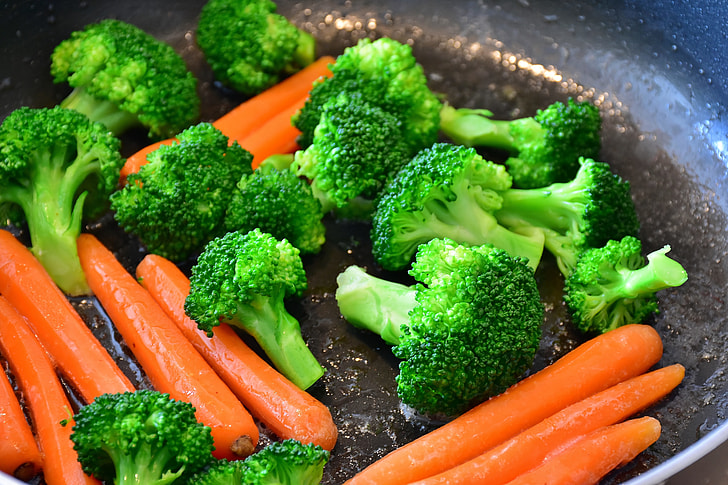
#> input picture cv_and_ml_with_python_and_opencv/img3.jpg, 728 x 485 px
$ jupyter execute cv_ml_3_2.ipynb
#> lines starting #> are read from the running program, lines starting #| are printed output that depends on the picture; after the words box and inside, x2 and y2 are one past the last pixel; in counts of white or black regions, pixels touching at a corner belong together
[cell 1]
import cv2
from pathlib import Path
import numpy as np
import matplotlib.pyplot as plt

img1 = cv2.imread('./img3.jpg')
#> img1 is the input picture: shape (485, 728, 3); mean B, G, R 49.4, 110.4, 103.9
img1_gray = cv2.cvtColor(img1, cv2.COLOR_BGR2GRAY)
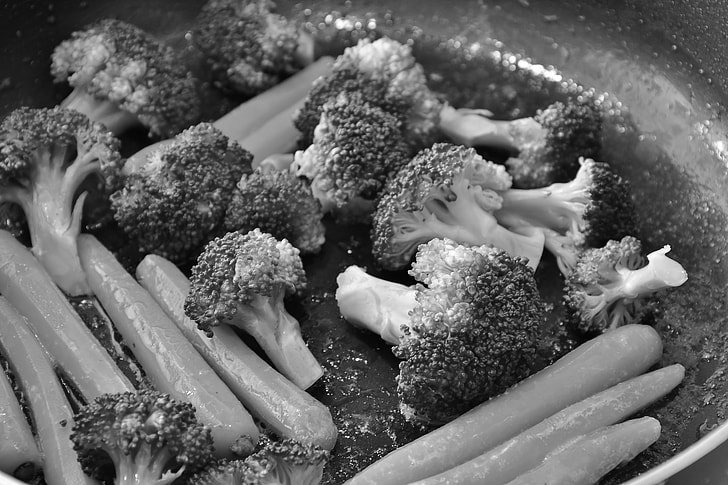
#> img1_gray: shape (485, 728); min 0, max 255, mean 101.5
keyPoint = cv2.goodFeaturesToTrack(img1_gray, 25, 0.01, 10)
#> keyPoint = 25 rows, first 8: [348, 251], [355, 359], [365, 361], [370, 458], [415, 262], [665, 254], [328, 394], [401, 413]
keyPoint = np.int64(keyPoint)
img2 = cv2.cvtColor(img1_gray, cv2.COLOR_GRAY2BGR)
for i in keyPoint:
    x, y = i.ravel()
    cv2.circle(img2, (x, y), 5, (0, 0, 255))
#> this loop made 25 passes
#> (x, y) on passes 1 to 12: (348, 251), (355, 359), (365, 361), (370, 458), (415, 262), (665, 254), (328, 394), (401, 413), (561, 323), (356, 373), (342, 380), (330, 362)
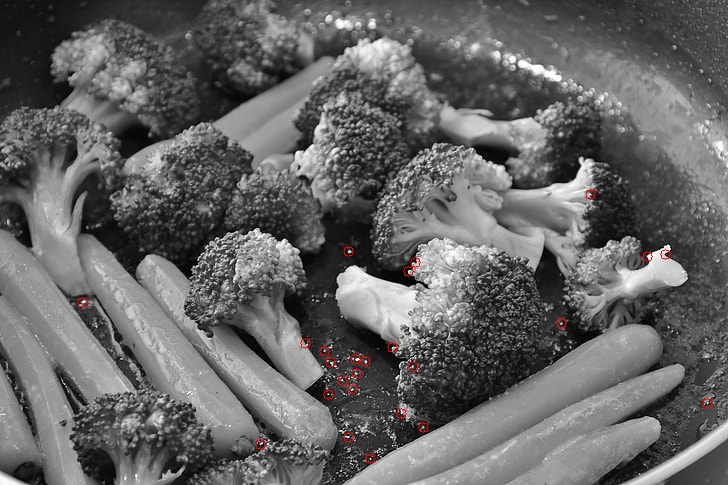
#> img2: shape (485, 728, 3); mean B, G, R 101.3, 101.3, 101.8
# cv2.imshow('goodToTrack', img2)
plt.figure(figsize=(10, 8))
plt.subplot(2, 3, 1)
plt.imshow(img2)
plt.title('goodToTrack')
plt.axis('off')

sift = cv2.xfeatures2d.SIFT_create()
# surf = cv2.xfeatures2d.SURF_create()
fast = cv2.FastFeatureDetector_create()
orb = cv2.ORB_create()
methods = [(sift, 'sift', 2),
        #    (surf, 'surf'),
           (fast, 'fast', 3),
           (orb, 'orb', 4)]
# [5 lines of commented-out code are left out]

for (method, name, subplot_idx) in methods:
    print(name)
    keyPoint = method.detect(img1_gray, None)
    res = cv2.drawKeypoints(img1_gray, keyPoint, img1.copy())
    res_rgb = cv2.cvtColor(res, cv2.COLOR_BGR2RGB)

    plt.subplot(2, 3, subplot_idx)
    plt.imshow(res_rgb)
    plt.title(name)
    plt.axis('off')
#> this loop made 3 passes
#> name on passes 1 to 3: 'sift', 'fast', 'orb'
#| sift
#| fast
#| orb
#> pass 1, `res = cv2.drawKeypoints(img1_gray, keyPoint, img1.copy())`:
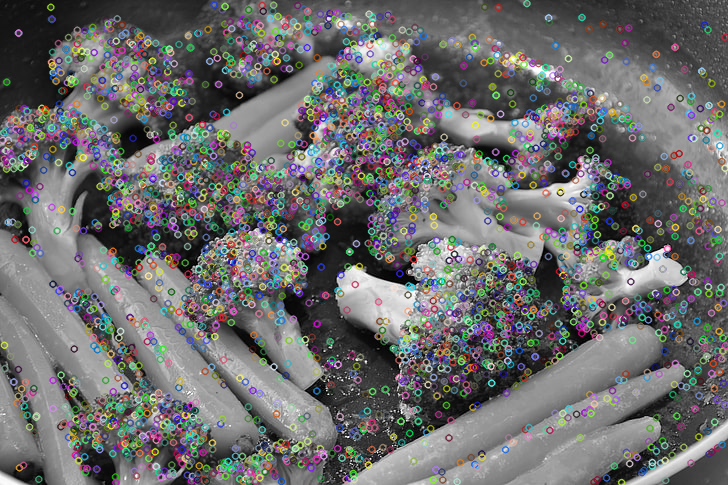
#> res: shape (485, 728, 3); mean B, G, R 107.6, 107.6, 107.4
#> pass 2, `res = cv2.drawKeypoints(img1_gray, keyPoint, img1.copy())`:
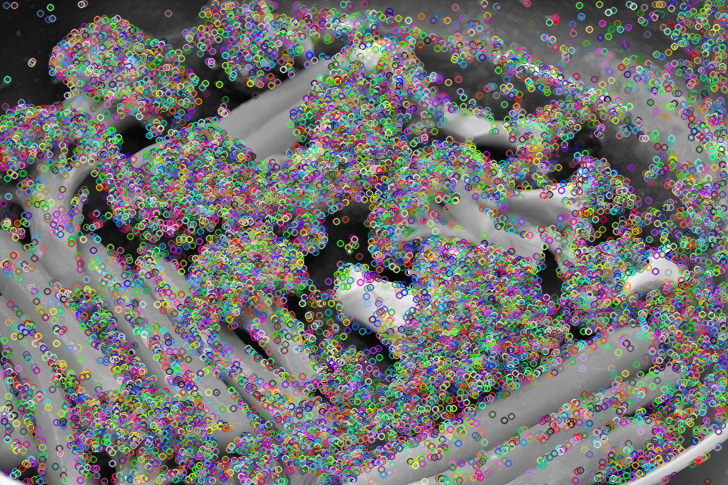
#> res: shape (485, 728, 3); mean B, G, R 114.4, 115.1, 115.5
#> after the loop:
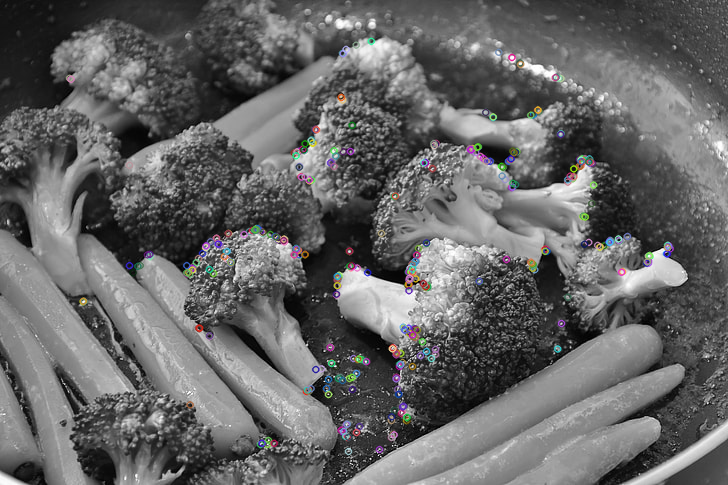
#> res: shape (485, 728, 3); mean B, G, R 102.1, 101.9, 102

plt.tight_layout()
plt.show()
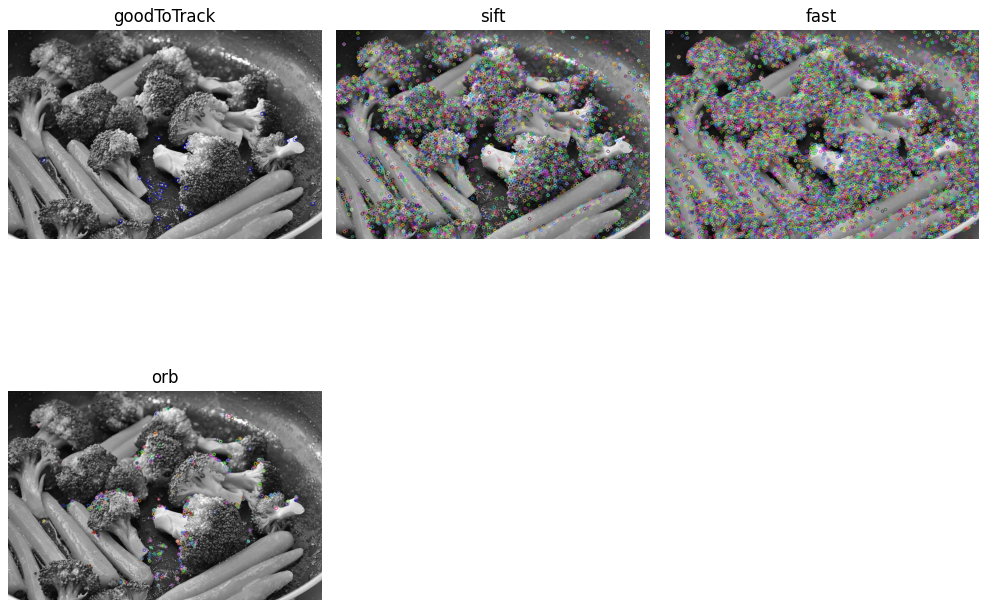
#> figure drawn by matplotlib, 4 panels; B, G, R data is drawn as R, G, B

$ run again, with cv_and_ml_with_python_and_opencv/img1.jpg copied over cv_and_ml_with_python_and_opencv/img3.jpg
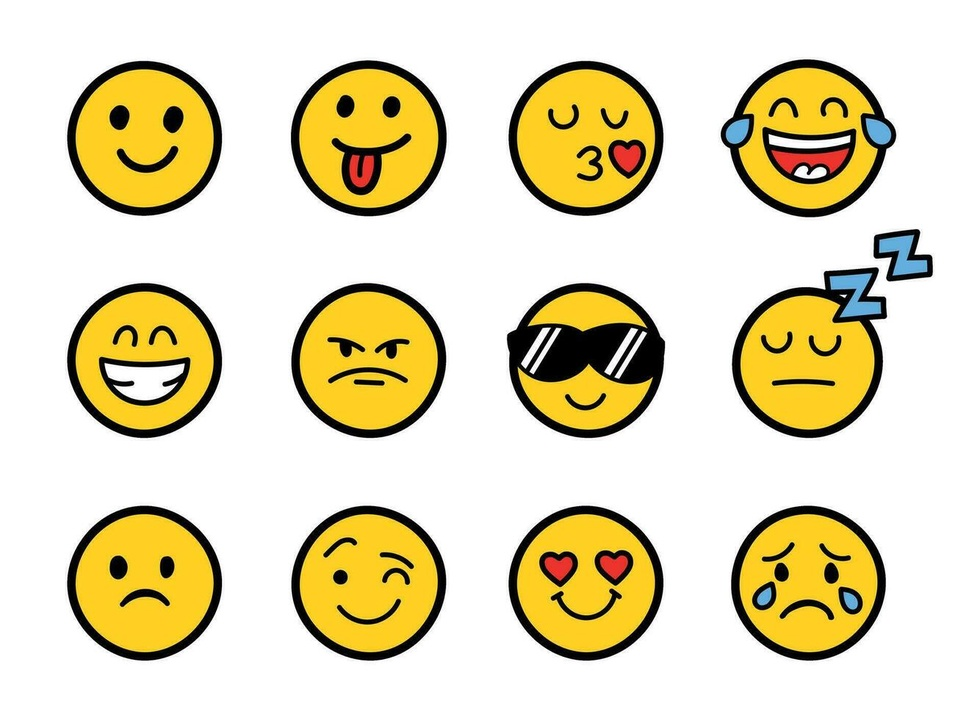
#> input picture cv_and_ml_with_python_and_opencv/img1.jpg, 980 x 720 px, shrunk from 1334 x 980 before the run
#> img1 is the input picture: shape (720, 980, 3); mean B, G, R 183.8, 218.3, 227.9
#> `keyPoint = cv2.goodFeaturesToTrack(img1_gray, 25, 0.01, 10)`: keyPoint = 25 rows, first 8: [824, 288], [890, 258], [183, 364], [849, 136], [867, 295], [525, 367], [769, 135], [870, 320]
#> the loop `for i in keyPoint:` made 25 passes
#> after the loop `for i in keyPoint:`:
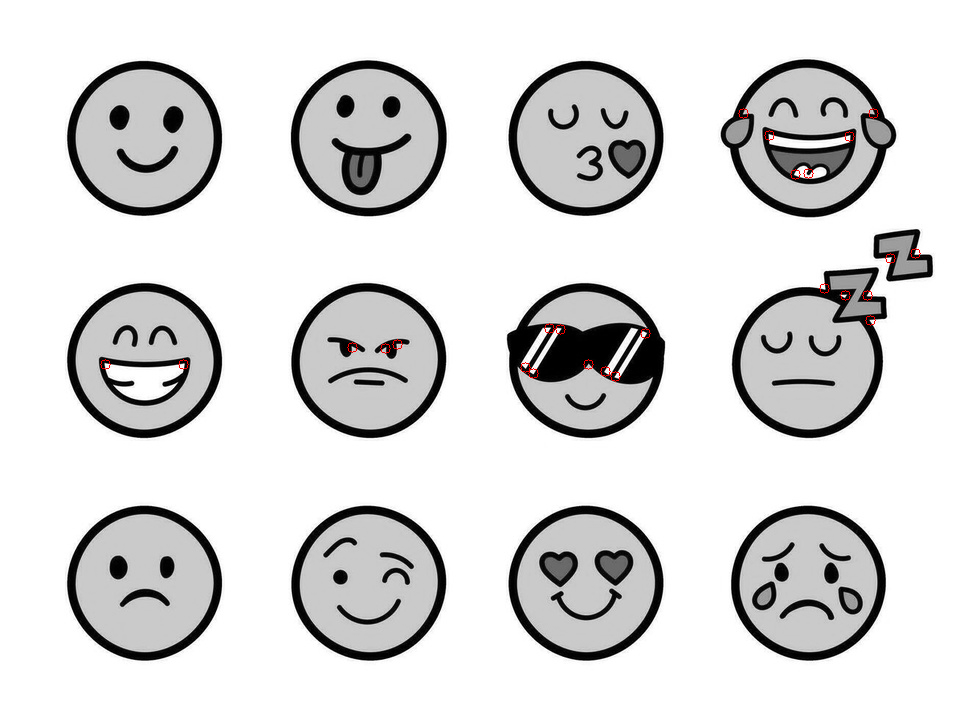
#> img2: shape (720, 980, 3); mean B, G, R 217.2, 217.2, 217.4
#> the loop `for (method, name, subplot_idx) in methods:` made 3 passes
#> name on passes 1 to 3: 'sift', 'fast', 'orb'
#> (printed output is left out)
#> `plt.show()`:
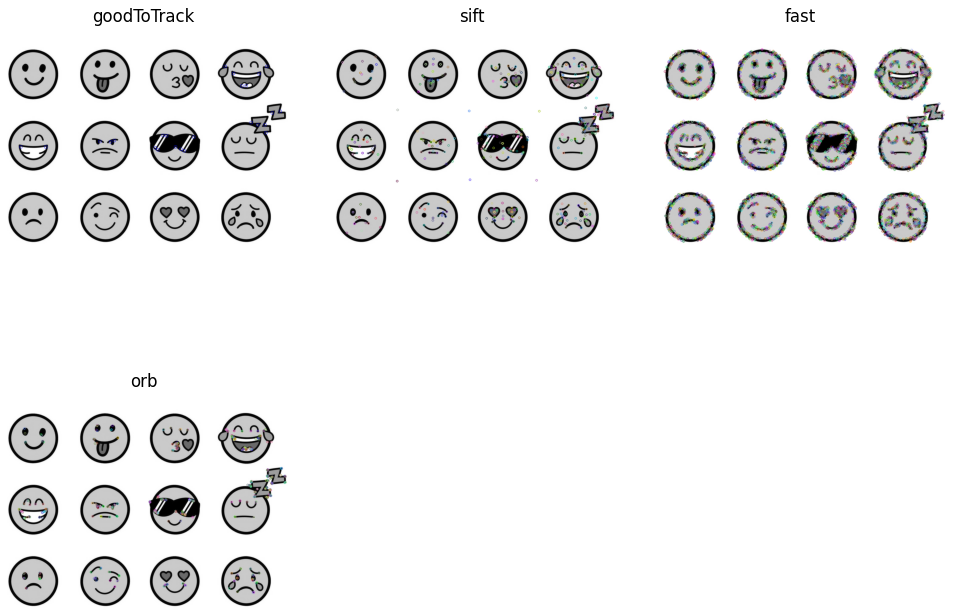
#> figure drawn by matplotlib, 4 panels; B, G, R data is drawn as R, G, B

$ run again, with cv_and_ml_with_python_and_opencv/img14.jpg copied over cv_and_ml_with_python_and_opencv/img3.jpg
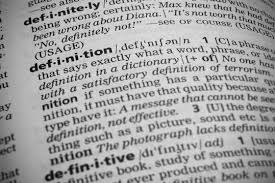
#> input picture cv_and_ml_with_python_and_opencv/img14.jpg, 275 x 183 px
#> img1 is the input picture: shape (183, 275, 3); min 0, max 246, mean 163.2
#> `keyPoint = cv2.goodFeaturesToTrack(img1_gray, 25, 0.01, 10)`: keyPoint = 25 rows, first 8: [98, 52], [77, 59], [49, 66], [67, 62], [33, 69], [59, 15], [90, 8], [66, 101]
#> the loop `for i in keyPoint:` made 25 passes
#> after the loop `for i in keyPoint:`:
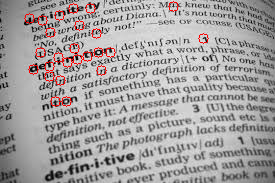
#> img2: shape (183, 275, 3); 1.39% of pixels changed, all inside (x1, y1, x2, y2) = (24, 1, 209, 107)
#> the loop `for (method, name, subplot_idx) in methods:` made 3 passes
#> name on passes 1 to 3: 'sift', 'fast', 'orb'
#> (printed output is left out)
#> `plt.show()`:
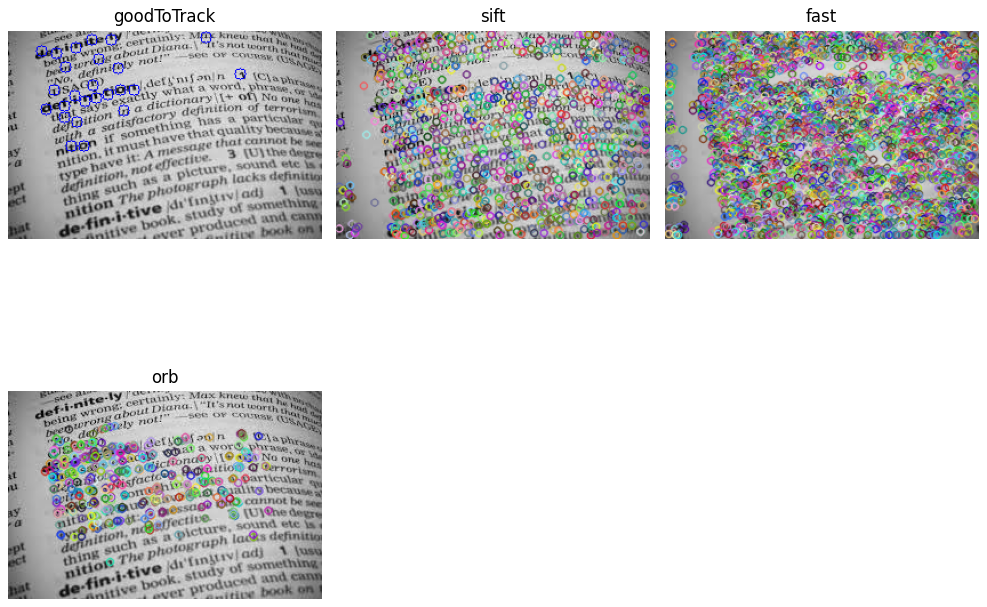
#> figure drawn by matplotlib, 4 panels; B, G, R data is drawn as R, G, B

$ run again, with cv_and_ml_with_python_and_opencv/img2.jpg copied over cv_and_ml_with_python_and_opencv/img3.jpg
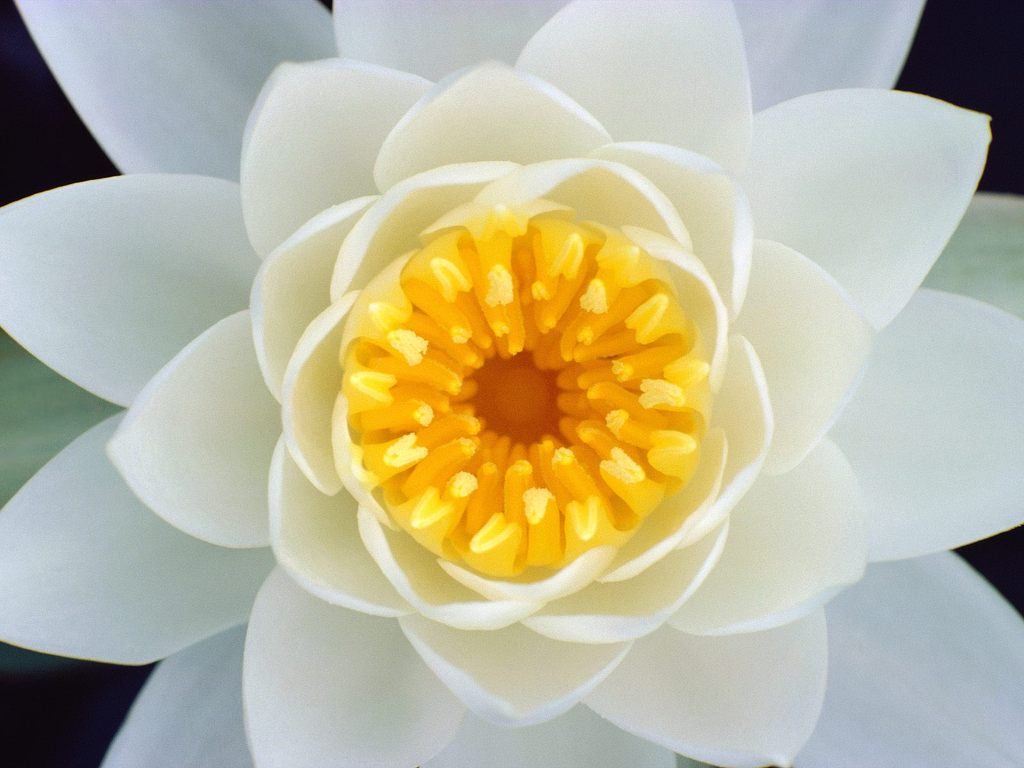
#> input picture cv_and_ml_with_python_and_opencv/img2.jpg, 1024 x 768 px
#> img1 is the input picture: shape (768, 1024, 3); mean B, G, R 158.5, 184.1, 188.1
#> `keyPoint = cv2.goodFeaturesToTrack(img1_gray, 25, 0.01, 10)`: keyPoint = 25 rows, first 8: [121, 173], [894, 88], [953, 550], [330, 10], [977, 191], [1019, 525], [990, 118], [413, 433]
#> the loop `for i in keyPoint:` made 25 passes
#> after the loop `for i in keyPoint:`:
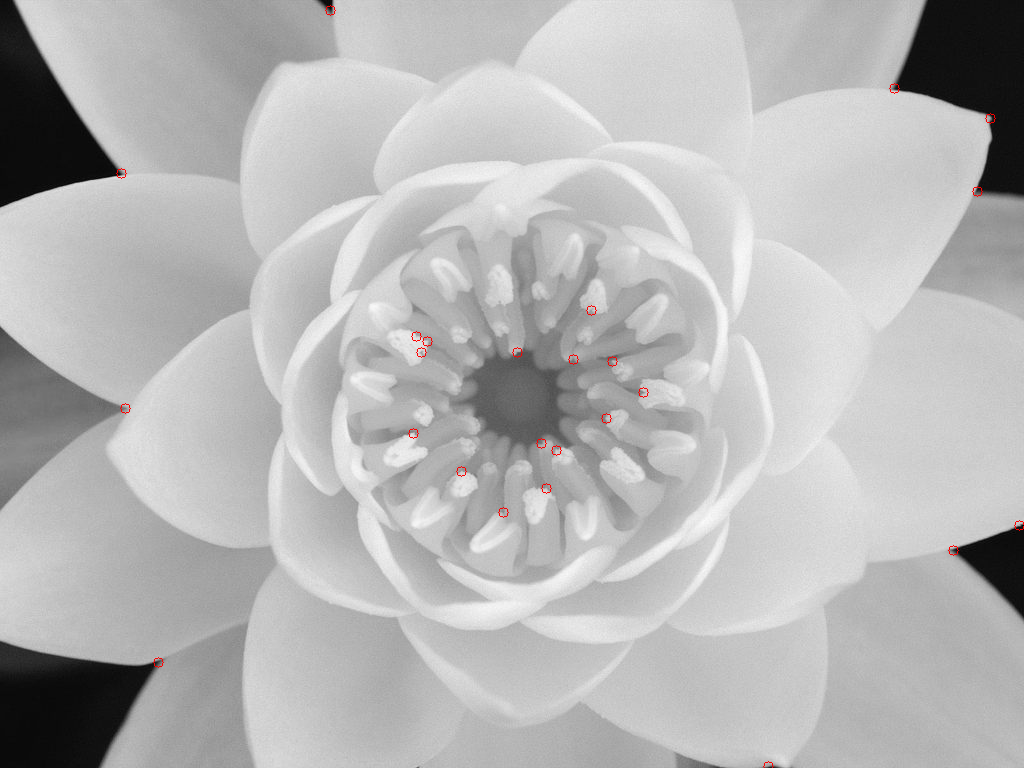
#> img2: shape (768, 1024, 3); mean B, G, R 182.2, 182.2, 182.4
#> the loop `for (method, name, subplot_idx) in methods:` made 3 passes
#> name on passes 1 to 3: 'sift', 'fast', 'orb'
#> (printed output is left out)
#> `plt.show()`:
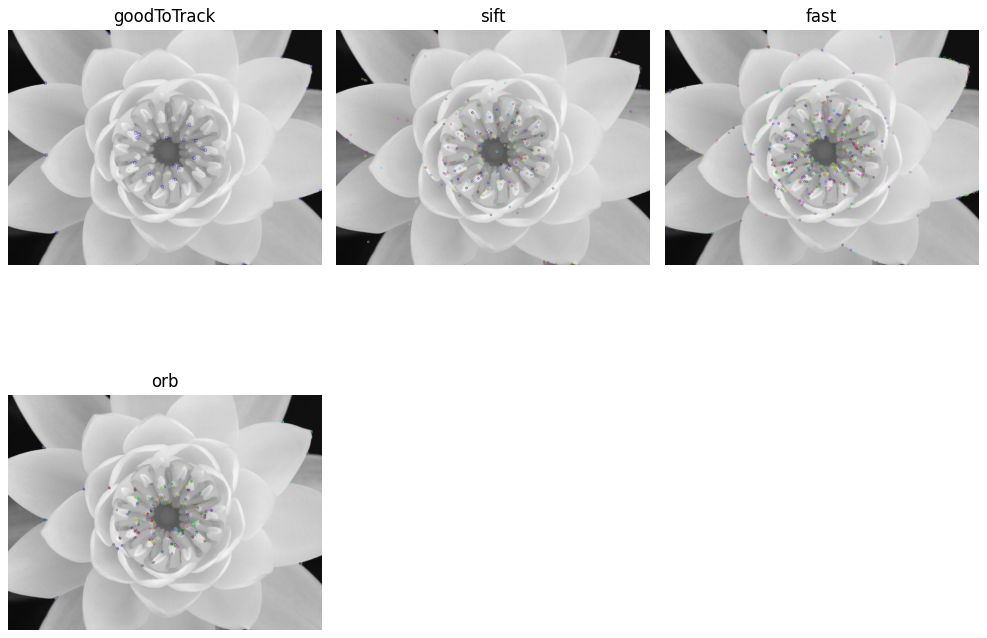
#> figure drawn by matplotlib, 4 panels; B, G, R data is drawn as R, G, B
